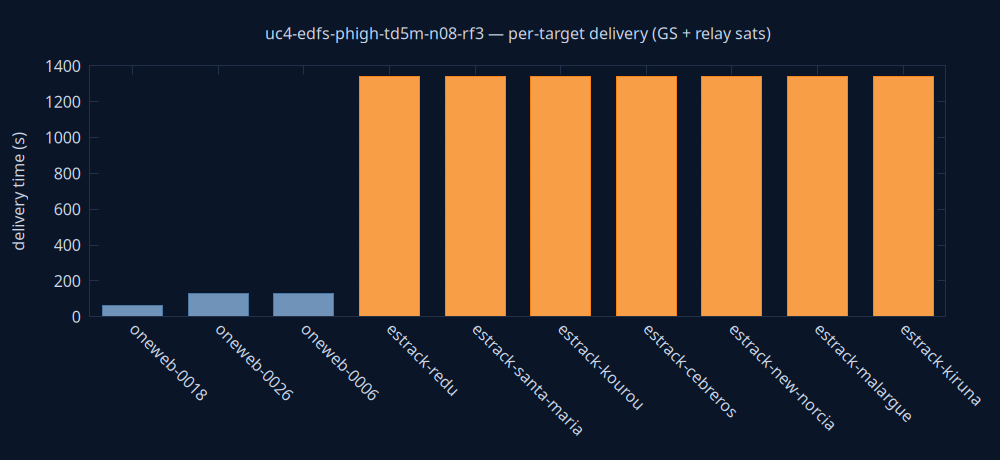

This figure's gnuplot source:
set terminal pngcairo size 1000,460 background rgb '#0a1628'
set output 'delivery.png'
set style fill solid 0.8
set boxwidth 0.7 relative
set border lc rgb '#22304a'
set grid ytics lc rgb '#22304a'
set yrange [0:*]
set ylabel 'delivery time (s)' textcolor rgb '#cdd7ea'
set xtics rotate by -45 textcolor rgb '#cdd7ea'
set ytics textcolor rgb '#cdd7ea'
set title 'uc4-edfs-phigh-td5m-n08-rf3 — per-target delivery (GS + relay sats)' textcolor rgb '#cdd7ea'
plot 'delivery.dat' using 0:2:3:xtic(1) with boxes lc rgb variable notitle
